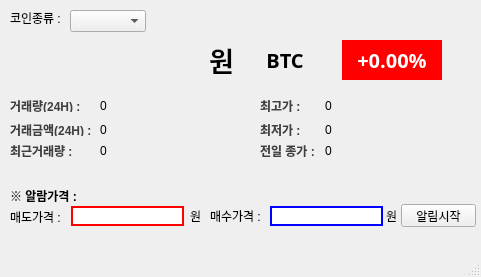
<?xml version="1.0" encoding="UTF-8"?>
<ui version="4.0">
 <class>MainWindow</class>
 <widget class="QMainWindow" name="MainWindow">
  <property name="geometry">
   <rect>
    <x>0</x>
    <y>0</y>
    <width>481</width>
    <height>277</height>
   </rect>
  </property>
  <property name="windowTitle">
   <string>MainWindow</string>
  </property>
  <widget class="QWidget" name="centralwidget">
   <widget class="QLabel" name="label">
    <property name="geometry">
     <rect>
      <x>10</x>
      <y>10</y>
      <width>60</width>
      <height>15</height>
     </rect>
    </property>
    <property name="text">
     <string>코인종류 :</string>
    </property>
   </widget>
   <widget class="QPushButton" name="alarmButton">
    <property name="geometry">
     <rect>
      <x>401</x>
      <y>204</y>
      <width>75</width>
      <height>23</height>
     </rect>
    </property>
    <property name="text">
     <string>알림시작</string>
    </property>
   </widget>
   <widget class="QLabel" name="label_2">
    <property name="geometry">
     <rect>
      <x>10</x>
      <y>211</y>
      <width>56</width>
      <height>12</height>
     </rect>
    </property>
    <property name="text">
     <string>매도가격 :</string>
    </property>
   </widget>
   <widget class="QLabel" name="label_3">
    <property name="geometry">
     <rect>
      <x>210</x>
      <y>210</y>
      <width>56</width>
      <height>12</height>
     </rect>
    </property>
    <property name="text">
     <string>매수가격 :</string>
    </property>
   </widget>
   <widget class="QLabel" name="coin_price_label">
    <property name="geometry">
     <rect>
      <x>14</x>
      <y>40</y>
      <width>220</width>
      <height>40</height>
     </rect>
    </property>
    <property name="font">
     <font>
      <family>HY신명조</family>
      <pointsize>20</pointsize>
      <weight>75</weight>
      <bold>true</bold>
     </font>
    </property>
    <property name="text">
     <string>원</string>
    </property>
    <property name="alignment">
     <set>Qt::AlignRight|Qt::AlignTrailing|Qt::AlignVCenter</set>
    </property>
   </widget>
   <widget class="QComboBox" name="coin_comboBox">
    <property name="geometry">
     <rect>
      <x>70</x>
      <y>10</y>
      <width>76</width>
      <height>22</height>
     </rect>
    </property>
   </widget>
   <widget class="QLabel" name="label_5">
    <property name="geometry">
     <rect>
      <x>10</x>
      <y>100</y>
      <width>80</width>
      <height>12</height>
     </rect>
    </property>
    <property name="font">
     <font>
      <weight>75</weight>
      <bold>true</bold>
     </font>
    </property>
    <property name="styleSheet">
     <string notr="true">color:rgb(62, 62, 62)</string>
    </property>
    <property name="text">
     <string>거래량(24H) :</string>
    </property>
   </widget>
   <widget class="QLabel" name="label_6">
    <property name="geometry">
     <rect>
      <x>10</x>
      <y>124</y>
      <width>85</width>
      <height>12</height>
     </rect>
    </property>
    <property name="font">
     <font>
      <weight>75</weight>
      <bold>true</bold>
     </font>
    </property>
    <property name="styleSheet">
     <string notr="true">color:rgb(62, 62, 62)</string>
    </property>
    <property name="text">
     <string>거래금액(24H) :</string>
    </property>
   </widget>
   <widget class="QLabel" name="label_7">
    <property name="geometry">
     <rect>
      <x>10</x>
      <y>145</y>
      <width>70</width>
      <height>12</height>
     </rect>
    </property>
    <property name="font">
     <font>
      <weight>75</weight>
      <bold>true</bold>
     </font>
    </property>
    <property name="styleSheet">
     <string notr="true">color:rgb(62, 62, 62)</string>
    </property>
    <property name="text">
     <string>최근거래량 :</string>
    </property>
   </widget>
   <widget class="QLineEdit" name="alarm_price1">
    <property name="geometry">
     <rect>
      <x>71</x>
      <y>206</y>
      <width>113</width>
      <height>20</height>
     </rect>
    </property>
    <property name="styleSheet">
     <string notr="true">border-color:rgb(255, 0, 0);border-style : solid;border-width :2px</string>
    </property>
    <property name="alignment">
     <set>Qt::AlignRight|Qt::AlignTrailing|Qt::AlignVCenter</set>
    </property>
   </widget>
   <widget class="QLineEdit" name="alarm_price2">
    <property name="geometry">
     <rect>
      <x>270</x>
      <y>206</y>
      <width>113</width>
      <height>20</height>
     </rect>
    </property>
    <property name="styleSheet">
     <string notr="true">border-color:rgb(0, 0, 255);border-style : solid;border-width :2px</string>
    </property>
    <property name="alignment">
     <set>Qt::AlignRight|Qt::AlignTrailing|Qt::AlignVCenter</set>
    </property>
   </widget>
   <widget class="QLabel" name="acc_trade_volume_label">
    <property name="geometry">
     <rect>
      <x>100</x>
      <y>100</y>
      <width>120</width>
      <height>12</height>
     </rect>
    </property>
    <property name="text">
     <string>0</string>
    </property>
   </widget>
   <widget class="QLabel" name="acc_trade_price_label">
    <property name="geometry">
     <rect>
      <x>100</x>
      <y>124</y>
      <width>120</width>
      <height>12</height>
     </rect>
    </property>
    <property name="text">
     <string>0</string>
    </property>
   </widget>
   <widget class="QLabel" name="trade_volume_label">
    <property name="geometry">
     <rect>
      <x>100</x>
      <y>145</y>
      <width>120</width>
      <height>12</height>
     </rect>
    </property>
    <property name="text">
     <string>0</string>
    </property>
   </widget>
   <widget class="QLabel" name="label_11">
    <property name="geometry">
     <rect>
      <x>260</x>
      <y>100</y>
      <width>56</width>
      <height>12</height>
     </rect>
    </property>
    <property name="font">
     <font>
      <weight>75</weight>
      <bold>true</bold>
     </font>
    </property>
    <property name="styleSheet">
     <string notr="true">color:rgb(62, 62, 62)</string>
    </property>
    <property name="text">
     <string>최고가 :</string>
    </property>
   </widget>
   <widget class="QLabel" name="label_12">
    <property name="geometry">
     <rect>
      <x>260</x>
      <y>124</y>
      <width>56</width>
      <height>12</height>
     </rect>
    </property>
    <property name="font">
     <font>
      <weight>75</weight>
      <bold>true</bold>
     </font>
    </property>
    <property name="styleSheet">
     <string notr="true">color:rgb(62, 62, 62)</string>
    </property>
    <property name="text">
     <string>최저가 :</string>
    </property>
   </widget>
   <widget class="QLabel" name="label_13">
    <property name="geometry">
     <rect>
      <x>260</x>
      <y>145</y>
      <width>65</width>
      <height>12</height>
     </rect>
    </property>
    <property name="font">
     <font>
      <weight>75</weight>
      <bold>true</bold>
     </font>
    </property>
    <property name="styleSheet">
     <string notr="true">color:rgb(62, 62, 62)</string>
    </property>
    <property name="text">
     <string>전일 종가 :</string>
    </property>
   </widget>
   <widget class="QLabel" name="high_price_label">
    <property name="geometry">
     <rect>
      <x>325</x>
      <y>100</y>
      <width>120</width>
      <height>12</height>
     </rect>
    </property>
    <property name="text">
     <string>0</string>
    </property>
   </widget>
   <widget class="QLabel" name="low_price_label">
    <property name="geometry">
     <rect>
      <x>325</x>
      <y>124</y>
      <width>120</width>
      <height>12</height>
     </rect>
    </property>
    <property name="text">
     <string>0</string>
    </property>
   </widget>
   <widget class="QLabel" name="prev_closing_price_label">
    <property name="geometry">
     <rect>
      <x>325</x>
      <y>145</y>
      <width>120</width>
      <height>12</height>
     </rect>
    </property>
    <property name="text">
     <string>0</string>
    </property>
   </widget>
   <widget class="QLabel" name="coin_ticker_label">
    <property name="geometry">
     <rect>
      <x>250</x>
      <y>40</y>
      <width>70</width>
      <height>40</height>
     </rect>
    </property>
    <property name="font">
     <font>
      <family>HY궁서B</family>
      <pointsize>15</pointsize>
      <weight>75</weight>
      <bold>true</bold>
     </font>
    </property>
    <property name="text">
     <string>BTC</string>
    </property>
    <property name="alignment">
     <set>Qt::AlignCenter</set>
    </property>
   </widget>
   <widget class="QLabel" name="label_19">
    <property name="geometry">
     <rect>
      <x>10</x>
      <y>190</y>
      <width>75</width>
      <height>12</height>
     </rect>
    </property>
    <property name="font">
     <font>
      <weight>75</weight>
      <bold>true</bold>
     </font>
    </property>
    <property name="text">
     <string>※ 알람가격 :</string>
    </property>
   </widget>
   <widget class="QLabel" name="label_20">
    <property name="geometry">
     <rect>
      <x>190</x>
      <y>210</y>
      <width>15</width>
      <height>12</height>
     </rect>
    </property>
    <property name="text">
     <string>원</string>
    </property>
   </widget>
   <widget class="QLabel" name="label_21">
    <property name="geometry">
     <rect>
      <x>386</x>
      <y>210</y>
      <width>15</width>
      <height>12</height>
     </rect>
    </property>
    <property name="text">
     <string>원</string>
    </property>
   </widget>
   <widget class="QLabel" name="coin_changelate_label">
    <property name="geometry">
     <rect>
      <x>342</x>
      <y>40</y>
      <width>100</width>
      <height>40</height>
     </rect>
    </property>
    <property name="font">
     <font>
      <family>HY헤드라인M</family>
      <pointsize>15</pointsize>
      <weight>75</weight>
      <bold>true</bold>
     </font>
    </property>
    <property name="styleSheet">
     <string notr="true">background-color:red;color:white;</string>
    </property>
    <property name="text">
     <string>+0.00%</string>
    </property>
    <property name="alignment">
     <set>Qt::AlignCenter</set>
    </property>
   </widget>
  </widget>
  <widget class="QMenuBar" name="menubar">
   <property name="geometry">
    <rect>
     <x>0</x>
     <y>0</y>
     <width>481</width>
     <height>21</height>
    </rect>
   </property>
  </widget>
  <widget class="QStatusBar" name="statusbar"/>
 </widget>
 <resources/>
 <connections/>
</ui>
